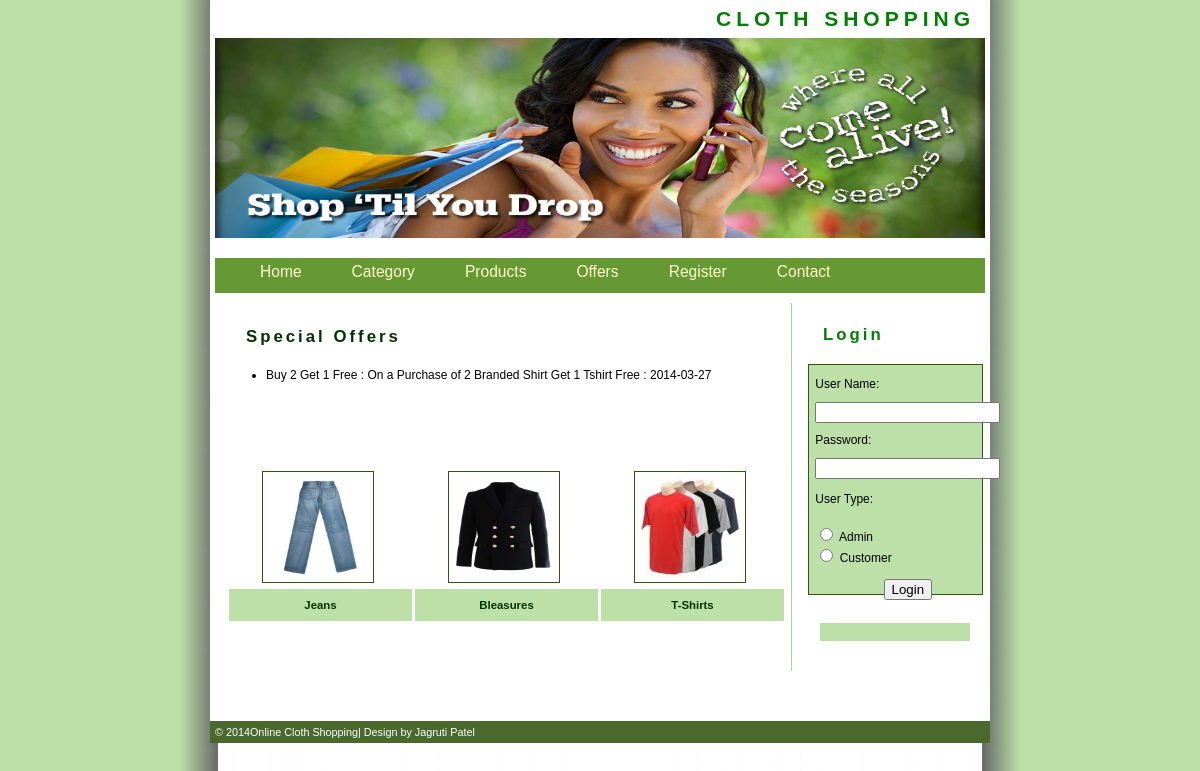
Page /Offers.php on the committed database.
### tables this page shows
CREATE TABLE IF NOT EXISTS `offer_master` (
  `OfferId` int(11) NOT NULL AUTO_INCREMENT,
  `Offer` varchar(50) NOT NULL,
  `Detail` varchar(200) NOT NULL,
  `Valid` date NOT NULL,
  PRIMARY KEY (`OfferId`)
);

### Offers.php (the view, shortened to what this page needs)
<!DOCTYPE html PUBLIC "-//W3C//DTD XHTML 1.0 Transitional//EN" "http://www.w3.org/TR/xhtml1/DTD/xhtml1-transitional.dtd">
<html xmlns="http://www.w3.org/1999/xhtml">
<head>
<link href="style.css" rel="stylesheet" type="text/css" />
</head>
<body>
<div id="wrapper">
  <?php
  include "Header.php";
  ?>
  <div id="content">
    <h2><span style="color:#003300"> Special Offers</span></h2>
    <ul>
      <?php
$con = mysql_connect("localhost","root");
$sql = "select * from Offer_Master";
$result = mysql_query($sql,$con);
while($row = mysql_fetch_array($result))
{
$Offer=$row['Offer'];
$Detail=$row['Detail'];
$Valid=$row['Valid'];
?>
        <li><?php echo $Offer;?> : <?php echo $Detail;?>: <?php echo $Valid;?></li>
      <?php
}
?>
    </ul>
    <p align="justify">&nbsp;</p>
    <table width="100%" border="0" cellspacing="3" cellpadding="3">
      <tr>
        <td>&nbsp;</td>
        <td>&nbsp;</td>
        <td>&nbsp;</td>
      </tr>
      <tr>
        <td><p><img src="img/Jeans.jpg" alt="box" width="100" height="100" hspace="10" align="left" class="imgleft" title="box" /></p></td>
        <td><p><img src="img/asd.jpg" alt="box" width="100" height="100" hspace="10" align="left" class="imgleft" title="box" /></p></td>
        <td><p><img src="img/images.jpg" alt="box" width="100" height="100" hspace="10" align="left" class="imgleft" title="box" /></p></td>
      </tr>
      <tr>
        <td height="26" bgcolor="#BCE0A8"><div align="center" class="style9">Jeans</div></td>
        <td bgcolor="#BCE0A8"><div align="center" class="style9">Bleasures</div></td>
        <td bgcolor="#BCE0A8"><div align="center" class="style9">T-Shirts</div></td>
      </tr>
    </table>
    <p>&nbsp;</p>
  </div>
 <?php
 include "Right.php";
 ?>
   <?php
 include "Footer.php";
 ?>
</div>
</body>
</html>

### style.css (style rules this page uses)
body { margin : 0; padding : 0; text-align : left; font : 75% "Trebuchet MS", verdana, arial, sans-serif; line-height : 1.5em; background : #BCE0A8 url(img/bg.jpg) top center repeat-y; color : #000; }
#wrapper { position : relative; width : 780px; margin-right : auto; margin-left : auto; padding : 0; border : 0px solid green; background : #fff; }
#content { width : 560px; float : left; margin-top : 0; margin-left : 11px; padding : 5px; border-right : 1px solid #b2d094; }
#content p { padding : 0 20px; }
h2 { margin : 20px; font-size : 140%; letter-spacing : 3px; background : inherit; color : green; }
.imgleft { float : left; border : 1px solid #345411; padding : 5px; margin-right : 15px; }

### rows in the picture
offer_master: Offer "Buy 2 Get 1 Free", Detail "On a Purchase of 2 Branded Shirt Get 1 Tshirt Free", Valid "2014-03-27"
